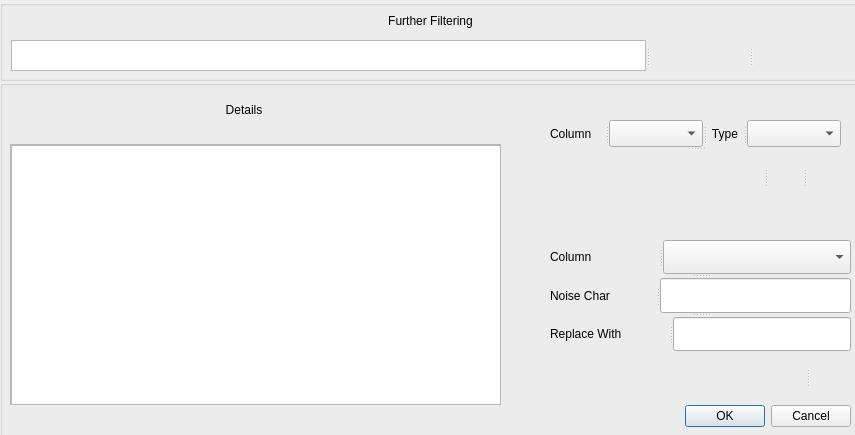
<?xml version="1.0" encoding="UTF-8"?>
<ui version="4.0">
 <class>Dialog_import</class>
 <widget class="QDialog" name="Dialog_import">
  <property name="geometry">
   <rect>
    <x>0</x>
    <y>0</y>
    <width>855</width>
    <height>435</height>
   </rect>
  </property>
  <property name="windowTitle">
   <string>Dialog</string>
  </property>
  <widget class="QGroupBox" name="groupBox">
   <property name="geometry">
    <rect>
     <x>0</x>
     <y>0</y>
     <width>861</width>
     <height>81</height>
    </rect>
   </property>
   <property name="styleSheet">
    <string notr="true">background-image: url(:/new/prefix1/resources/background4.jpg);</string>
   </property>
   <property name="title">
    <string/>
   </property>
   <widget class="QWidget" name="layoutWidget">
    <property name="geometry">
     <rect>
      <x>10</x>
      <y>10</y>
      <width>841</width>
      <height>22</height>
     </rect>
    </property>
    <layout class="QHBoxLayout" name="horizontalLayout">
     <item>
      <widget class="QLabel" name="bookM_path_label">
       <property name="styleSheet">
        <string notr="true">font: 75 12pt &quot;Bitstream Charter&quot;;</string>
       </property>
       <property name="text">
        <string>Further Filtering</string>
       </property>
       <property name="alignment">
        <set>Qt::AlignCenter</set>
       </property>
      </widget>
     </item>
    </layout>
   </widget>
   <widget class="QSplitter" name="splitter">
    <property name="geometry">
     <rect>
      <x>11</x>
      <y>40</y>
      <width>841</width>
      <height>31</height>
     </rect>
    </property>
    <property name="orientation">
     <enum>Qt::Horizontal</enum>
    </property>
    <widget class="QTextBrowser" name="textview_bookM_file"/>
    <widget class="QPushButton" name="pushButton_bookM_select">
     <property name="cursor">
      <cursorShape>PointingHandCursor</cursorShape>
     </property>
     <property name="focusPolicy">
      <enum>Qt::NoFocus</enum>
     </property>
     <property name="text">
      <string/>
     </property>
     <property name="icon">
      <iconset resource="rs.qrc">
       <normaloff>:/new/prefix1/resources/select.png</normaloff>:/new/prefix1/resources/select.png</iconset>
     </property>
     <property name="flat">
      <bool>true</bool>
     </property>
    </widget>
    <widget class="QPushButton" name="pushButton_bookM_delSubmit">
     <property name="cursor">
      <cursorShape>PointingHandCursor</cursorShape>
     </property>
     <property name="focusPolicy">
      <enum>Qt::NoFocus</enum>
     </property>
     <property name="text">
      <string/>
     </property>
     <property name="icon">
      <iconset resource="rs.qrc">
       <normaloff>:/new/prefix1/resources/play-button.png</normaloff>:/new/prefix1/resources/play-button.png</iconset>
     </property>
     <property name="flat">
      <bool>true</bool>
     </property>
    </widget>
   </widget>
  </widget>
  <widget class="QGroupBox" name="groupBox_2">
   <property name="geometry">
    <rect>
     <x>0</x>
     <y>80</y>
     <width>861</width>
     <height>421</height>
    </rect>
   </property>
   <property name="cursor">
    <cursorShape>PointingHandCursor</cursorShape>
   </property>
   <property name="styleSheet">
    <string notr="true">background-image: url(:/new/prefix1/resources/background4.jpg);</string>
   </property>
   <property name="title">
    <string/>
   </property>
   <widget class="QScrollArea" name="scrollArea">
    <property name="geometry">
     <rect>
      <x>10</x>
      <y>64</y>
      <width>491</width>
      <height>261</height>
     </rect>
    </property>
    <property name="widgetResizable">
     <bool>true</bool>
    </property>
    <widget class="QWidget" name="scrollAreaWidgetContents">
     <property name="geometry">
      <rect>
       <x>0</x>
       <y>0</y>
       <width>489</width>
       <height>259</height>
      </rect>
     </property>
     <widget class="QTextBrowser" name="textView_bookM_detail">
      <property name="geometry">
       <rect>
        <x>0</x>
        <y>0</y>
        <width>491</width>
        <height>261</height>
       </rect>
      </property>
      <property name="styleSheet">
       <string notr="true">font: 75 10pt &quot;Bitstream Charter&quot;;</string>
      </property>
     </widget>
    </widget>
   </widget>
   <widget class="QLabel" name="bookM_detail_label">
    <property name="geometry">
     <rect>
      <x>220</x>
      <y>20</y>
      <width>48</width>
      <height>20</height>
     </rect>
    </property>
    <property name="styleSheet">
     <string notr="true">font: 75 12pt &quot;Bitstream Charter&quot;;</string>
    </property>
    <property name="text">
     <string>Details</string>
    </property>
    <property name="alignment">
     <set>Qt::AlignCenter</set>
    </property>
   </widget>
   <widget class="QDialogButtonBox" name="buttonBox">
    <property name="geometry">
     <rect>
      <x>510</x>
      <y>320</y>
      <width>341</width>
      <height>32</height>
     </rect>
    </property>
    <property name="cursor">
     <cursorShape>PointingHandCursor</cursorShape>
    </property>
    <property name="styleSheet">
     <string notr="true"/>
    </property>
    <property name="orientation">
     <enum>Qt::Horizontal</enum>
    </property>
    <property name="standardButtons">
     <set>QDialogButtonBox::Cancel|QDialogButtonBox::Ok</set>
    </property>
    <property name="centerButtons">
     <bool>false</bool>
    </property>
   </widget>
   <widget class="QSplitter" name="splitter_5">
    <property name="geometry">
     <rect>
      <x>550</x>
      <y>40</y>
      <width>291</width>
      <height>31</height>
     </rect>
    </property>
    <property name="orientation">
     <enum>Qt::Vertical</enum>
    </property>
    <widget class="QSplitter" name="splitter_2">
     <property name="orientation">
      <enum>Qt::Horizontal</enum>
     </property>
     <widget class="QLabel" name="bookM_col_label">
      <property name="styleSheet">
       <string notr="true">font: 75 12pt &quot;Bitstream Charter&quot;;</string>
      </property>
      <property name="text">
       <string>Column</string>
      </property>
     </widget>
     <widget class="QComboBox" name="comboBox_bookM_column">
      <property name="styleSheet">
       <string notr="true">font: 75 10pt &quot;Bitstream Charter&quot;;</string>
      </property>
     </widget>
     <widget class="QLabel" name="bookM_type_label">
      <property name="styleSheet">
       <string notr="true">font: 75 12pt &quot;Bitstream Charter&quot;;</string>
      </property>
      <property name="text">
       <string>Type</string>
      </property>
      <property name="alignment">
       <set>Qt::AlignCenter</set>
      </property>
     </widget>
     <widget class="QComboBox" name="comboBox_bookM_type"/>
    </widget>
    <widget class="QSplitter" name="splitter_3">
     <property name="orientation">
      <enum>Qt::Horizontal</enum>
     </property>
    </widget>
   </widget>
   <widget class="QSplitter" name="splitter_9">
    <property name="geometry">
     <rect>
      <x>550</x>
      <y>160</y>
      <width>301</width>
      <height>111</height>
     </rect>
    </property>
    <property name="orientation">
     <enum>Qt::Vertical</enum>
    </property>
    <widget class="QSplitter" name="splitter_6">
     <property name="orientation">
      <enum>Qt::Horizontal</enum>
     </property>
     <widget class="QLabel" name="bookM_column2_label">
      <property name="styleSheet">
       <string notr="true">font: 75 12pt &quot;Bitstream Charter&quot;;</string>
      </property>
      <property name="text">
       <string>Column</string>
      </property>
     </widget>
     <widget class="QComboBox" name="comboBox_repSelect"/>
    </widget>
    <widget class="QSplitter" name="splitter_7">
     <property name="orientation">
      <enum>Qt::Horizontal</enum>
     </property>
     <widget class="QLabel" name="bookM_noise_label">
      <property name="styleSheet">
       <string notr="true">font: 75 12pt &quot;Bitstream Charter&quot;;</string>
      </property>
      <property name="text">
       <string>Noise Char</string>
      </property>
     </widget>
     <widget class="QLineEdit" name="lineEdit_bookM_noise"/>
    </widget>
    <widget class="QSplitter" name="splitter_8">
     <property name="orientation">
      <enum>Qt::Horizontal</enum>
     </property>
     <widget class="QLabel" name="bookM_replace_label">
      <property name="styleSheet">
       <string notr="true">font: 75 12pt &quot;Bitstream Charter&quot;;</string>
      </property>
      <property name="text">
       <string>Replace With</string>
      </property>
     </widget>
     <widget class="QLineEdit" name="lineEdit_bookM_replace"/>
    </widget>
   </widget>
   <widget class="QSplitter" name="splitter_4">
    <property name="geometry">
     <rect>
      <x>770</x>
      <y>280</y>
      <width>76</width>
      <height>34</height>
     </rect>
    </property>
    <property name="orientation">
     <enum>Qt::Horizontal</enum>
    </property>
    <widget class="QPushButton" name="pushButton_repEnter">
     <property name="focusPolicy">
      <enum>Qt::NoFocus</enum>
     </property>
     <property name="text">
      <string/>
     </property>
     <property name="icon">
      <iconset resource="rs.qrc">
       <normaloff>:/new/prefix1/resources/enter-arrow.png</normaloff>:/new/prefix1/resources/enter-arrow.png</iconset>
     </property>
     <property name="flat">
      <bool>true</bool>
     </property>
    </widget>
    <widget class="QPushButton" name="pushButton_write">
     <property name="focusPolicy">
      <enum>Qt::NoFocus</enum>
     </property>
     <property name="text">
      <string/>
     </property>
     <property name="icon">
      <iconset resource="rs.qrc">
       <normaloff>:/new/prefix1/resources/upload-1.png</normaloff>:/new/prefix1/resources/upload-1.png</iconset>
     </property>
     <property name="flat">
      <bool>true</bool>
     </property>
    </widget>
   </widget>
   <widget class="QSplitter" name="splitter_10">
    <property name="geometry">
     <rect>
      <x>730</x>
      <y>80</y>
      <width>111</width>
      <height>34</height>
     </rect>
    </property>
    <property name="orientation">
     <enum>Qt::Horizontal</enum>
    </property>
    <widget class="QPushButton" name="pushButton_selectSym">
     <property name="focusPolicy">
      <enum>Qt::NoFocus</enum>
     </property>
     <property name="text">
      <string/>
     </property>
     <property name="icon">
      <iconset resource="rs.qrc">
       <normaloff>:/new/prefix1/resources/select-list.png</normaloff>:/new/prefix1/resources/select-list.png</iconset>
     </property>
     <property name="flat">
      <bool>true</bool>
     </property>
    </widget>
    <widget class="QPushButton" name="pushButton_check">
     <property name="focusPolicy">
      <enum>Qt::NoFocus</enum>
     </property>
     <property name="styleSheet">
      <string notr="true">font: 75 10pt &quot;Bitstream Charter&quot;;</string>
     </property>
     <property name="text">
      <string/>
     </property>
     <property name="icon">
      <iconset resource="rs.qrc">
       <normaloff>:/new/prefix1/resources/tag-search-filter.png</normaloff>:/new/prefix1/resources/tag-search-filter.png</iconset>
     </property>
     <property name="flat">
      <bool>true</bool>
     </property>
    </widget>
    <widget class="QPushButton" name="pushButton_view">
     <property name="focusPolicy">
      <enum>Qt::NoFocus</enum>
     </property>
     <property name="text">
      <string/>
     </property>
     <property name="icon">
      <iconset resource="rs.qrc">
       <normaloff>:/new/prefix1/resources/show.png</normaloff>:/new/prefix1/resources/show.png</iconset>
     </property>
     <property name="flat">
      <bool>true</bool>
     </property>
    </widget>
   </widget>
  </widget>
 </widget>
 <resources>
  <include location="rs.qrc"/>
 </resources>
 <connections>
  <connection>
   <sender>buttonBox</sender>
   <signal>accepted()</signal>
   <receiver>Dialog_import</receiver>
   <slot>accept()</slot>
   <hints>
    <hint type="sourcelabel">
     <x>248</x>
     <y>254</y>
    </hint>
    <hint type="destinationlabel">
     <x>157</x>
     <y>274</y>
    </hint>
   </hints>
  </connection>
  <connection>
   <sender>buttonBox</sender>
   <signal>rejected()</signal>
   <receiver>Dialog_import</receiver>
   <slot>reject()</slot>
   <hints>
    <hint type="sourcelabel">
     <x>316</x>
     <y>260</y>
    </hint>
    <hint type="destinationlabel">
     <x>286</x>
     <y>274</y>
    </hint>
   </hints>
  </connection>
 </connections>
</ui>
